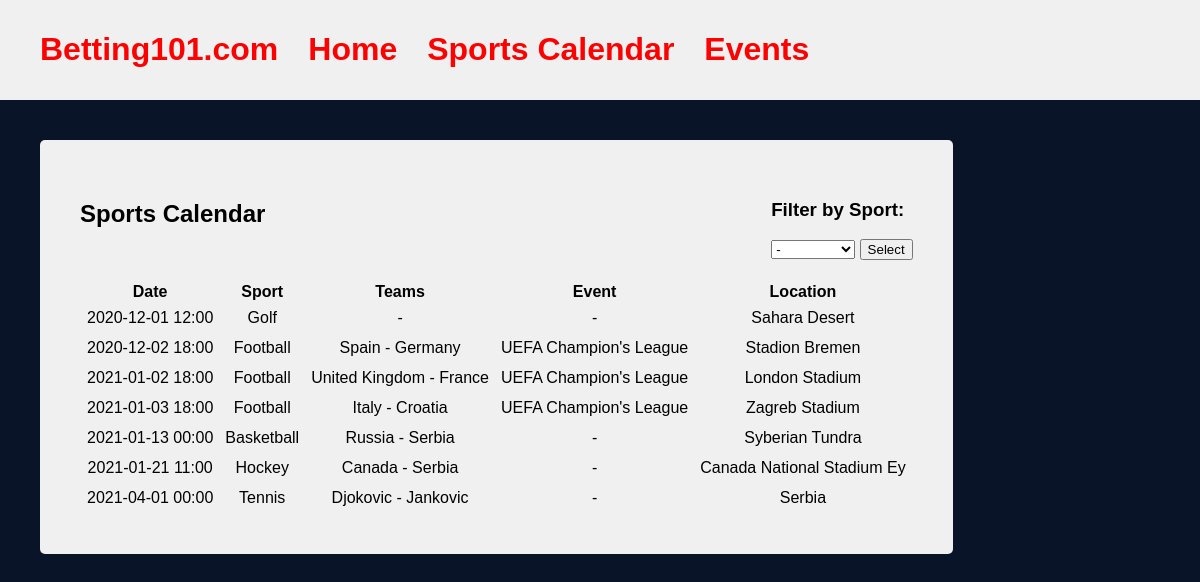
The page / on the database its author committed.
### tables this page shows
CREATE TABLE `game` (
  `game_id` int(10) NOT NULL,
  `date` datetime(6) NOT NULL,
  `sport` varchar(24) NOT NULL,
  `teams` varchar(64) NOT NULL,
  `location` varchar(64) NOT NULL,
  `_event` int(10) NOT NULL
);

CREATE TABLE `event` (
  `event_id` int(10) NOT NULL,
  `start_date` datetime(6) NOT NULL,
  `end_date` datetime(6) NOT NULL,
  `name` varchar(64) NOT NULL,
  `description` text NOT NULL
);

### utility/DB.class.php (the view, shortened to what this page needs)
<?php
class DB {
    private $host = "localhost";
    private $user = "root";
    private $pwd = "";
    private $dbname = "sportscalendar";
    private $conn = null;
    public function doConnect() {
        $this->conn = new mysqli($this->host, $this->user, $this->pwd, $this->dbname);
    }
    public function getAllGames() {
        $sql = "SELECT `date`, `sport`, `teams`, `location`, `name`, `description`, `start_date`, `end_date`
        FROM `game`
        INNER JOIN `event` ON `_event` = `event_id`
        ORDER BY `date` ASC";
        $query = mysqli_query($this->conn, $sql);
        $gameArray = $query->fetch_all(MYSQLI_ASSOC);
        return $gameArray;
    }
    public function displayGames($games) {
        $displayGames = '';
        foreach($games as $g) {
            $displayGames .= '<tr class="sport-calendar-row">
                <td class="sport-calendar-detail">'.str_replace(":00.000000", "", $g['date']).'</td>
                <td class="sport-calendar-detail">'.$g['sport'].'</td>
                <td class="sport-calendar-detail">'.$g['teams'].'</td>
                <td class="sport-calendar-detail">'.$g['name'].'</td>
                <td class="sport-calendar-detail">'.$g['location'].'</td>
                </tr>
            ';
        }
        return $displayGames;
    }
}
?>

### index.php (shortened to what this page needs)
<html lang="en">
<head>
    <link href="style/style.css" rel="stylesheet">
</head>
<body>
<?php include("utility/DB.class.php") ?>
<?php
    $db = new DB;
    $games = $db->getAllGames();
    $displayGames = $db->displayGames($games);
?>
<div class="navbar">
    <a href="#" class="nav-link"><h1 class="logo">Betting101.com</h1></a>
    <a href="#" class="nav-link"><h1>Home</h1></a>
    <a href="#" class="nav-link"><h1>Sports Calendar</h1></a>
    <a href="#" class="nav-link"><h1>Events</h1></a>
</div>
<div class="content-wrapper">
    <div class="content">
        <div class="content-inner">
            <div class="calendar-header">
                <h2>Sports Calendar</h2>
            </div>
            <div class="filter-wrapper">
                <h3>Filter by Sport:</h3>
                <select name="sport" id="filter">
                    <option value="default">-</option>
                </select>
                <button onclick="filterSport()">Select</button>
            </div>
        </div>
        <table class="sport-calendar-table">
            <tbody>
            <tr>
                <th class="sport-calendar-header">Date</th>
                <th class="sport-calendar-header">Sport</th>
                <th class="sport-calendar-header">Teams</th>
                <th class="sport-calendar-header">Event</th>
                <th class="sport-calendar-header">Location</th>
            </tr>
            <?= $displayGames ?>
            </tbody>
        </table>
    </div>
</div>
</body>
</html>

### style/style.css (style rules this page uses)
body { background-color: rgb(10,20,40); margin:0; font-family:'Franklin Gothic Medium', 'Arial Narrow', Arial, sans-serif; }
.sport-calendar-detail { text-align:center; }
.content { margin:40px; padding:40px; background-color:rgba(240,240,240,1); width:max-content; border-radius:5px; }
.filter-wrapper { padding-bottom:20px; }
.content-inner { display:flex; justify-content: space-between; }
table { color:black; }
td { padding:5px; }
.navbar { display:flex; justify-content: row; background-color: rgba(240,240,240,1); padding:10px; }
.navbar>a { text-decoration: none; color:rgb(255,0,0); padding-left:30px; }

### rows shown on the page
game: date "2020-12-01 12:00", sport "Golf", teams "-", _event.name "-", location "Sahara Desert"
game: date "2020-12-02 18:00", sport "Football", teams "Spain - Germany", _event.name "UEFA Champion's League", location "Stadion Bremen"
game: date "2021-01-02 18:00", sport "Football", teams "United Kingdom - France", _event.name "UEFA Champion's League", location "London Stadium"
game: date "2021-01-03 18:00", sport "Football", teams "Italy - Croatia", _event.name "UEFA Champion's League", location "Zagreb Stadium"
game: date "2021-01-13 00:00", sport "Basketball", teams "Russia - Serbia", _event.name "-", location "Syberian Tundra"
game: date "2021-01-21 11:00", sport "Hockey", teams "Canada - Serbia", _event.name "-", location "Canada National Stadium Ey"
game: date "2021-04-01 00:00", sport "Tennis", teams "Djokovic - Jankovic", _event.name "-", location "Serbia"
